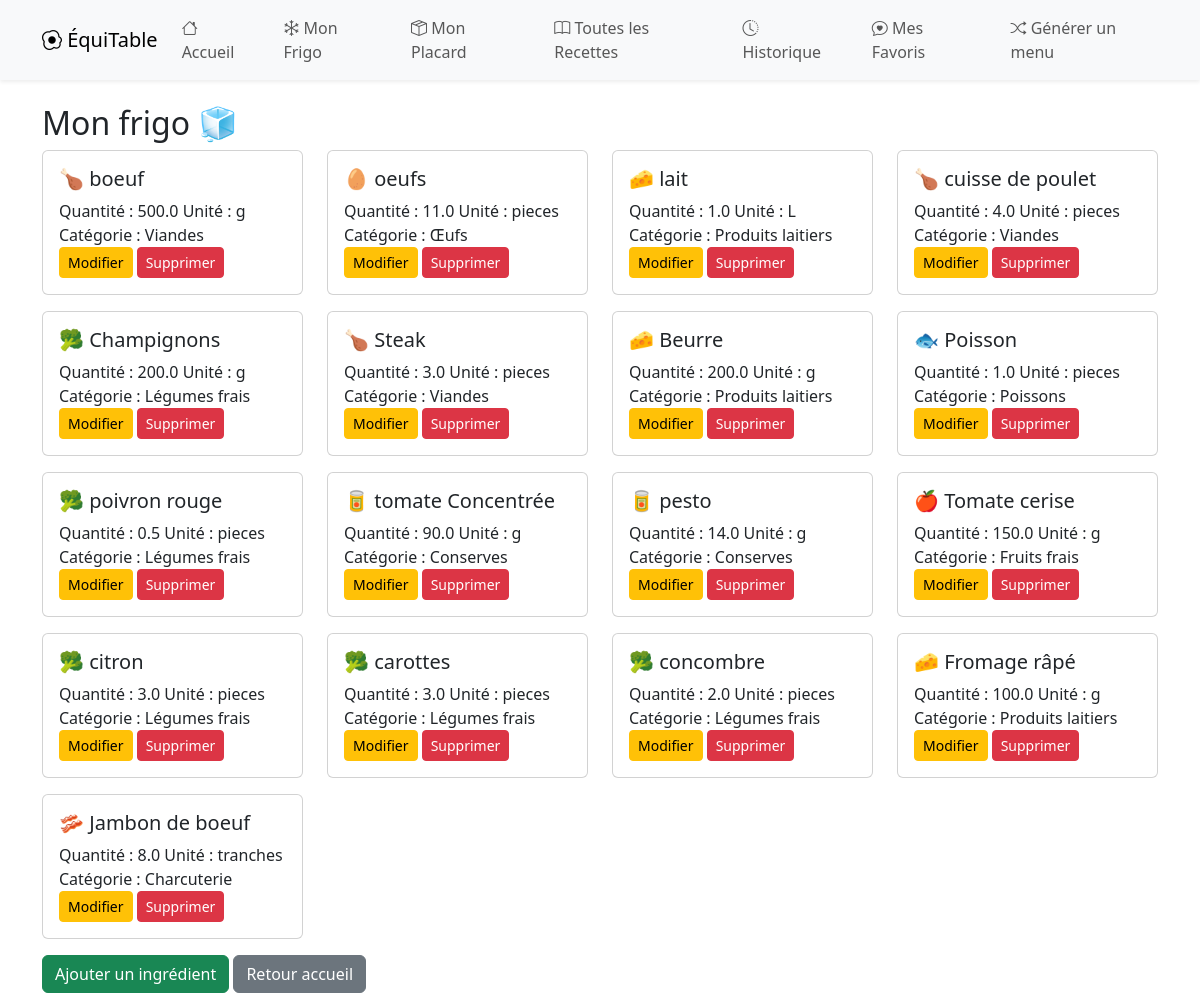
Page /frigo/ on the committed database.
### menuapp/models.py (models this page shows, shortened)
class Ingredient(models.Model):
    CATEGORIES_CHOICES = [
    ('Légumes frais', 'Légumes frais'),
    ('Fruits frais', 'Fruits frais'),
    ('Viandes', 'Viandes'),
    ('Poissons', 'Poissons'),
    ('Produits laitiers', 'Produits laitiers'),
    ('Œufs', 'Œufs'),
    ('Charcuterie', 'Charcuterie'),
    ('Plats cuisinés', 'Plats cuisinés'),
    ('Pâtes', 'Pâtes'),
    ('Riz', 'Riz'),
    ('Légumineuses', 'Légumineuses'),
    ('Conserves', 'Conserves'),
    ('Épices', 'Épices'),
    ('Céréales', 'Céréales'),
    ('Biscuits & Snacks', 'Biscuits & Snacks'),
    ('Huiles & Vinaigres', 'Huiles & Vinaigres'),
    ('Farine & Sucre', 'Farine & Sucre'),
    ('Autre', 'Autre'),
]
    LIEU_CHOICES = [
        ('Frigo', 'Frigo'),
        ('Placard', 'Placard'),
    ]
    nom = models.CharField(max_length=100)
    quantite = models.FloatField()
    unite = models.CharField(max_length=50, blank=True)
    categorie = models.CharField(max_length=50, choices=CATEGORIES_CHOICES, blank=True)
    lieu = models.CharField(max_length=50, choices=LIEU_CHOICES, default='Frigo')

### menuapp/views.py (the view)
# urls.py: path('frigo/', views.frigo, name='frigo'),
def frigo(request):
    ingredients = Ingredient.objects.filter(lieu="Frigo")
    return render(request, 'menuapp/frigo.html', {'ingredients': ingredients})

### menuapp/templates/menuapp/frigo.html (shortened to what this page needs)
<!DOCTYPE html>
<!DOCTYPE html>
<html lang="en">
<head>
</head>
<body>
{% extends 'menuapp/base.html' %}
{% block content %}
    <h2>Mon frigo 🧊</h2>
    <div class="row">
        {% for ingredient in ingredients %}
        <div class="col-md-3 mb-3">
            <div class="card h-100">
            <div class="card-body">
            <h5 class="card-title">
                {% if ingredient.categorie == "Légumes frais" %}
  🥦
{% elif ingredient.categorie == "Fruits frais" %}
  🍎
{% elif ingredient.categorie == "Viandes" %}
  🍗
{% elif ingredient.categorie == "Poissons" %}
  🐟
{% elif ingredient.categorie == "Produits laitiers" %}
  🧀
{% elif ingredient.categorie == "Œufs" %}
  🥚
{% elif ingredient.categorie == "Charcuterie" %}
  🥓
{% elif ingredient.categorie == "Plats cuisinés" %}
                🍲
                {% elif ingredient.categorie == "Pâtes" %}
                🍝
                {% elif ingredient.categorie == "Riz" %}
                🍚
                {% elif ingredient.categorie == "Légumineuses" %}
                🌱
                {% elif ingredient.categorie == "Conserves" %}
                🥫
                {% elif ingredient.categorie == "Épices" %}
                🧂
                {% elif ingredient.categorie == "Céréales" %}
                🥣
                {% elif ingredient.categorie == "Biscuits & Snacks" %}
                🍪
                {% elif ingredient.categorie == "Huiles & Vinaigres" %}
                🫒
                {% elif ingredient.categorie == "Farine & Sucre" %}
                🍰
                {% else %}
                🗃️
                {% endif %}
                {{ ingredient.nom }}
            </h5>
            <p class="card-text">
                Quantité : {{ ingredient.quantite }}
                Unité : {{ ingredient.unite }}<br>
                Catégorie : {{ ingredient.categorie }} <br>
                <a href="{% url 'modifier_ingredient' ingredient.id %}" class="btn btn-warning btn-sm">Modifier</a>
                <a href="{% url 'supprimer_ingredient' ingredient.id %}" class="btn btn-danger btn-sm">Supprimer</a>
            </p>
            </div>
            </div>
        </div>
        {% empty %}
        <p>Aucun ingrédient pour le moment.</p>
        {% endfor %}
    </div>
    <a href="{% url 'ajouter_ingredient' %}" class="btn btn-success">Ajouter un ingrédient</a>
    <a href="{% url 'accueil' %}" class="btn btn-secondary">Retour accueil</a>
{% endblock %}

### rows in the picture
Ingredient: nom "boeuf", quantite "500.0", unite "g", categorie "Viandes"
Ingredient: nom "oeufs", quantite "11.0", unite "pieces", categorie "Œufs"
Ingredient: nom "lait", quantite "1.0", unite "L", categorie "Produits laitiers"
Ingredient: nom "cuisse de poulet", quantite "4.0", unite "pieces", categorie "Viandes"
Ingredient: nom "Champignons", quantite "200.0", unite "g", categorie "Légumes frais"
Ingredient: nom "Steak", quantite "3.0", unite "pieces", categorie "Viandes"
Ingredient: nom "Beurre", quantite "200.0", unite "g", categorie "Produits laitiers"
Ingredient: nom "Poisson", quantite "1.0", unite "pieces", categorie "Poissons"
Ingredient: nom "poivron rouge", quantite "0.5", unite "pieces", categorie "Légumes frais"
Ingredient: nom "tomate Concentrée", quantite "90.0", unite "g", categorie "Conserves"
Ingredient: nom "pesto", quantite "14.0", unite "g", categorie "Conserves"
Ingredient: nom "Tomate cerise", quantite "150.0", unite "g", categorie "Fruits frais"
Ingredient: nom "citron", quantite "3.0", unite "pieces", categorie "Légumes frais"
Ingredient: nom "carottes", quantite "3.0", unite "pieces", categorie "Légumes frais"
Ingredient: nom "concombre", quantite "2.0", unite "pieces", categorie "Légumes frais"
Ingredient: nom "Fromage râpé", quantite "100.0", unite "g", categorie "Produits laitiers"
Ingredient: nom "Jambon de boeuf", quantite "8.0", unite "tranches", categorie "Charcuterie"
